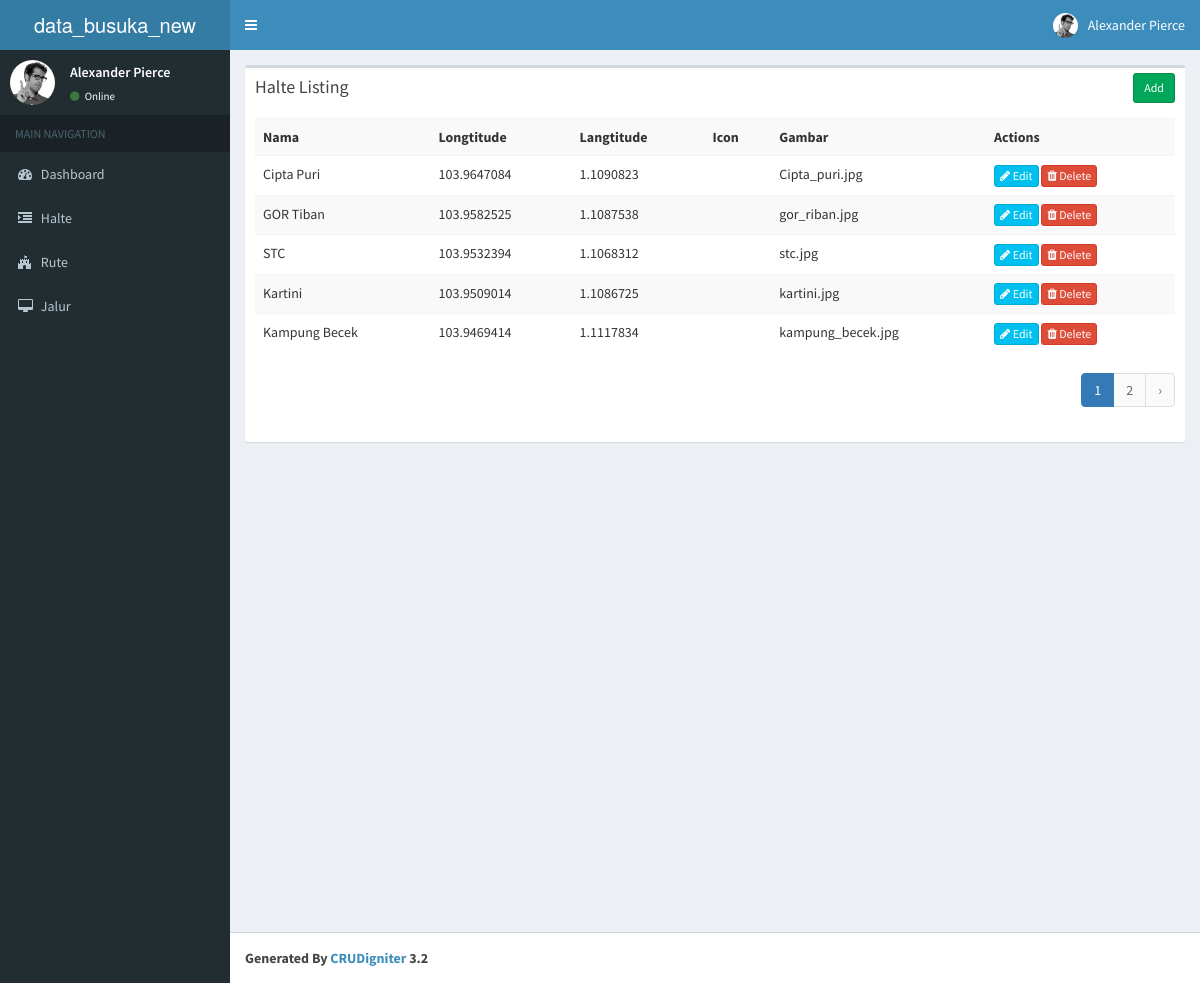
The app's page /index.php/halte, older data.
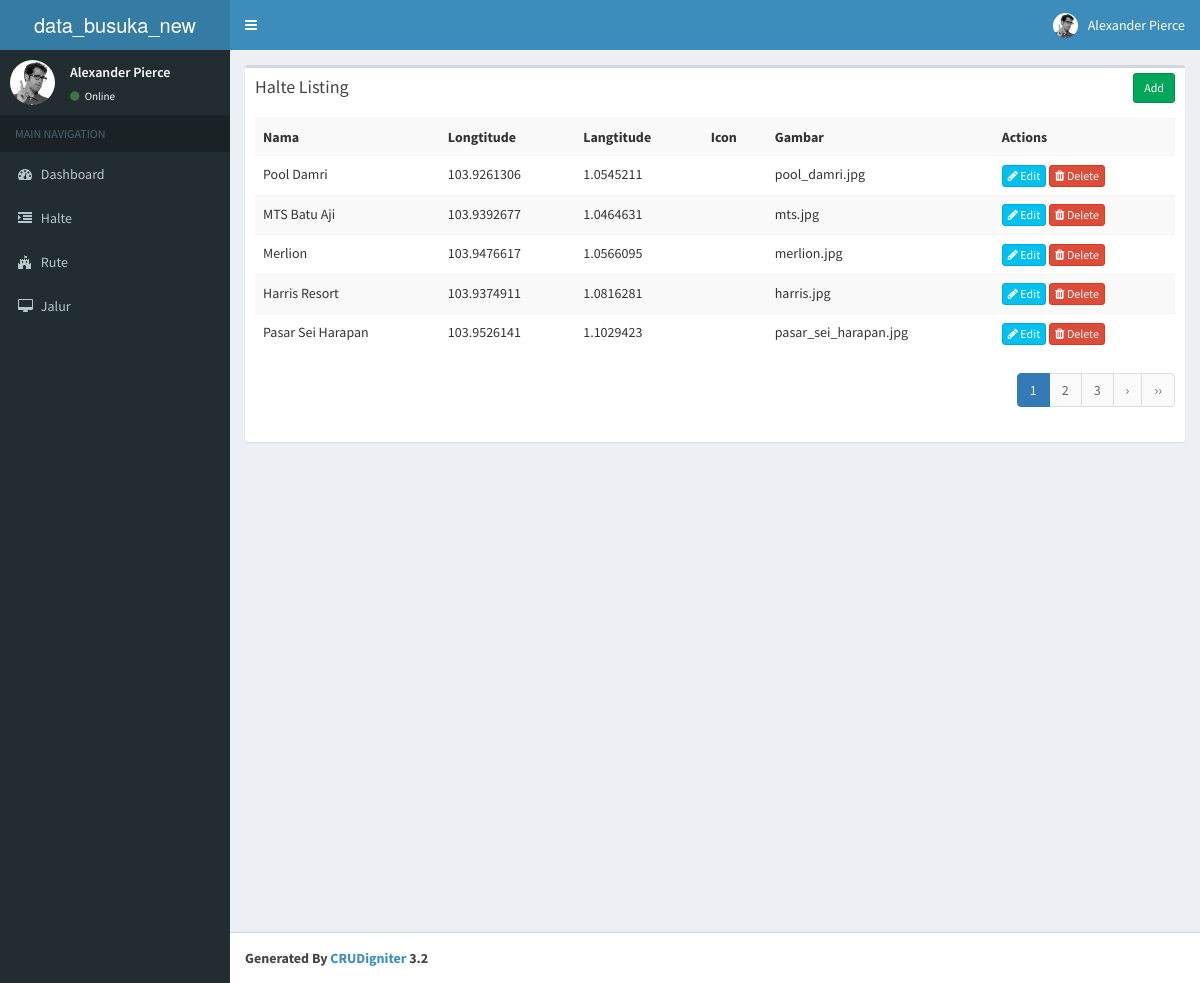
The same page, newer data.
### tables this page shows
CREATE TABLE `dta_halte` (
  `id` int(11) NOT NULL,
  `nama` varchar(50) NOT NULL,
  `longtitude` varchar(50) NOT NULL,
  `langtitude` varchar(50) NOT NULL,
  `icon` varchar(50) NOT NULL,
  `gambar` text NOT NULL
);

### application/controllers/Halte.php (called while the page is built, shortened)
<?php
class Halte extends CI_Controller{
    function __construct()
    {
        $this->load->model('Halte_model');
    }
    function index()
    {
        $params['limit'] = RECORDS_PER_PAGE;
        $params['offset'] = ($this->input->get('per_page')) ? $this->input->get('per_page') : 0;
        $data['halte'] = $this->Halte_model->get_all_halte($params);
        $data['_view'] = 'halte/index';
        $this->load->view('layouts/main',$data);
    }
}

### index.php (called while the page is built, shortened)
<?php
require_once BASEPATH.'core/CodeIgniter.php';

### application/models/Halte_model.php (called while the page is built, shortened)
<?php
class Halte_model extends CI_Model
{
    function get_all_halte_count()
    {
        $this->db->from('dta_halte');
        return $this->db->count_all_results();
    }
    function get_all_halte($params = array())
    {
        $this->db->order_by('id', 'desc');
        if(isset($params) && !empty($params))
        {
            $this->db->limit($params['limit'], $params['offset']);
        }
        return $this->db->get('dta_halte')->result_array();
    }
}

### application/views/halte/index.php (the view)
<div class="row">
    <div class="col-md-12">
        <div class="box">
            <div class="box-header">
                <h3 class="box-title">Halte Listing</h3>
            	<div class="box-tools">
                    <a href="<?php echo site_url('halte/add'); ?>" class="btn btn-success btn-sm">Add</a>
                </div>
            </div>
            <div class="box-body">
                <table class="table table-striped">
                    <tr>
						<th>Nama</th>
						<th>Longtitude</th>
						<th>Langtitude</th>
						<th>Icon</th>
						<th>Gambar</th>
						<th>Actions</th>
                    </tr>
                    <?php foreach($halte as $d){ ?>
                    <tr>
						<td><?php echo $d['nama']; ?></td>
						<td><?php echo $d['longtitude']; ?></td>
						<td><?php echo $d['langtitude']; ?></td>
						<td><?php echo $d['icon']; ?></td>
						<td><?php echo $d['gambar']; ?></td>
						<td>
                            <a href="<?php echo site_url('halte/edit/'.$d['id']); ?>" class="btn btn-info btn-xs"><span class="fa fa-pencil"></span> Edit</a>
                            <a href="<?php echo site_url('halte/remove/'.$d['id']); ?>" class="btn btn-danger btn-xs"><span class="fa fa-trash"></span> Delete</a>
                        </td>
                    </tr>
                    <?php } ?>
                </table>
                <div class="pull-right">
                    <?php echo $this->pagination->create_links(); ?>
                </div>
            </div>
        </div>
    </div>
</div>

Row changes from the older to the newer data that the page shows:
no longer on this page (row unchanged): dta_halte: nama "Cipta Puri", longtitude "103.9647084", langtitude "1.1090823", gambar "Cipta_puri.jpg"
no longer on this page (row unchanged): dta_halte: nama "GOR Tiban", longtitude "103.9582525", langtitude "1.1087538", gambar "gor_riban.jpg"
no longer on this page (row unchanged): dta_halte: nama "STC", longtitude "103.9532394", langtitude "1.1068312", gambar "stc.jpg"
no longer on this page (row unchanged): dta_halte: nama "Kartini", longtitude "103.9509014", langtitude "1.1086725", gambar "kartini.jpg"
no longer on this page (row unchanged): dta_halte: nama "Kampung Becek", longtitude "103.9469414", langtitude "1.1117834", gambar "kampung_becek.jpg"
added dta_halte: nama "Pool Damri", longtitude "103.9261306", langtitude "1.0545211", gambar "pool_damri.jpg"
added dta_halte: nama "MTS Batu Aji", longtitude "103.9392677", langtitude "1.0464631", gambar "mts.jpg"
added dta_halte: nama "Merlion", longtitude "103.9476617", langtitude "1.0566095", gambar "merlion.jpg"
added dta_halte: nama "Harris Resort", longtitude "103.9374911", langtitude "1.0816281", gambar "harris.jpg"
added dta_halte: nama "Pasar Sei Harapan", longtitude "103.9526141", langtitude "1.1029423", gambar "pasar_sei_harapan.jpg"
Text that changed along with them:
$this->pagination->create_links(): "1 2 ›" → "1 2 3 › ››"
